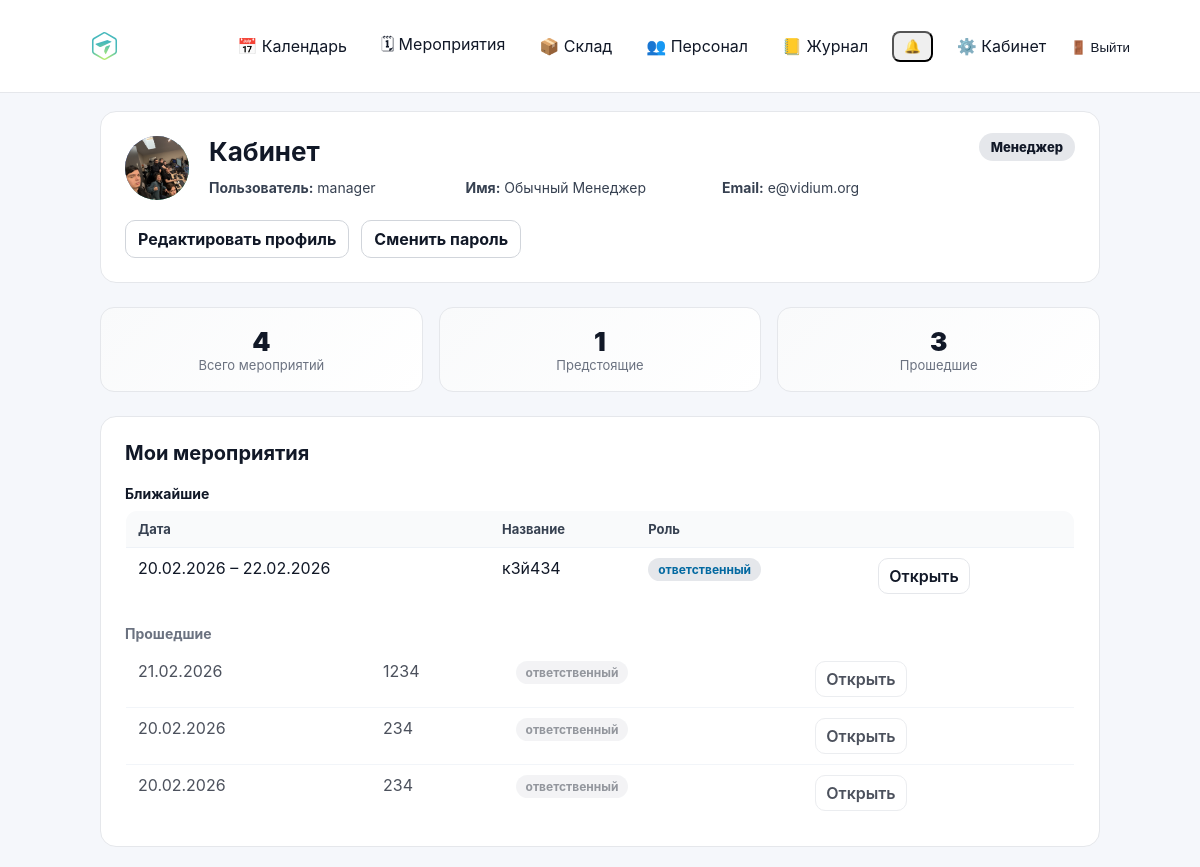
Page /cabinet/ (signed in) on the committed database.
### accounts/models.py (models this page shows, shortened)
class Profile(models.Model):
    class Gender(models.TextChoices):
        MALE = "male", "Мужской"
        FEMALE = "female", "Женский"
        OTHER = "other", "Другое"
    class YesNoMaybe(models.TextChoices):
        YES = "yes", "Да"
        NO = "no", "Нет"
        LIMITED = "limited", "Ограниченно"
    class Citizenship(models.TextChoices):
        RU = "RU", "РФ"
        OTHER = "OTHER", "Другое"
    class FSOStatus(models.TextChoices):
        YES = "yes", "Да"
        NO = "no", "Нет"
        IN_PROGRESS = "in_progress", "В процессе"
        NA = "na", "Не требуется/не знаю"
    class Education(models.TextChoices):
        HIGHER_FULL = "higher_full", "Высшее-полное"
        HIGHER = "higher", "Высшее"
        SECONDARY = "secondary", "Среднее"
        OTHER = "other", "Другое"
    user = models.OneToOneField(settings.AUTH_USER_MODEL, on_delete=models.CASCADE, related_name="profile")
    last_name_lat = models.CharField("Фамилия латиницей", max_length=150, blank=True, default="")
    first_name_lat = models.CharField("Имя латиницей", max_length=150, blank=True, default="")
    patronymic_lat = models.CharField("Отчество латиницей", max_length=150, blank=True, default="")
    gender = models.CharField("Пол", max_length=20, choices=Gender.choices, blank=True, default="")
    citizenship = models.CharField(
        "Гражданство", max_length=20, choices=Citizenship.choices, blank=True, default=Citizenship.RU
    )
    telegram = models.CharField("Телеграм", max_length=150, blank=True, default="")
    qualification = models.CharField("Квалификация, навыки", max_length=255, blank=True, default="")
    travel_ready = models.CharField(
        "Готовность к командировкам", max_length=20, choices=YesNoMaybe.choices, blank=True, default=""
    )
    quarantine_ready = models.CharField(
        "Готовность к карантину", max_length=20, choices=YesNoMaybe.choices, blank=True, default=""
    )
    restrictions_companies = models.CharField(
        "Ограничения по работе с компаниями", max_length=255, blank=True, default="Нет"
    )
    restrictions_topics = models.CharField(
        "Ограничения на участие в проектах с определённой тематикой", max_length=255, blank=True, default="Нет"
    )
    restrictions_schedule = models.CharField(
        "Ограничения по графику работы", max_length=255, blank=True, default="Нет"
    )
    fso_status = models.CharField(
        "Прохождение ФСО", max_length=30, choices=FSOStatus.choices, blank=True, default=""
    )
    own_equipment = models.CharField("Наличие собственного оборудования", max_length=255, blank=True, default="Нет")
    education = models.CharField("Образование", max_length=30, choices=Education.choices, blank=True, default="")
    additional_skills = models.TextField("Дополнительные навыки", blank=True, default="")
    resume = models.FileField("Резюме", upload_to="staff/resumes/", blank=True, null=True)
    photo = models.ImageField("Фото", upload_to="staff/photos/", blank=True, null=True)
    created_at = models.DateTimeField(auto_now_add=True)
    updated_at = models.DateTimeField(auto_now=True)

class User(AbstractUser):
    phone = models.CharField("Телефон", max_length=30, blank=True, default="")
    patronymic = models.CharField("Отчество", max_length=150, blank=True, default="")
    class Meta(AbstractUser.Meta):
        permissions = [
            ("manage_staff", "Can manage staff (users/roles)"),
        ]
    def get_full_name(self) -> str:
        parts = [self.last_name, self.first_name, self.patronymic]
        return " ".join([p.strip() for p in parts if p and p.strip()]).strip() or self.username

### events/models.py (models this page shows, shortened)
class Event(models.Model):
    class Meta:
        permissions = [
            ("edit_event_card", "Can edit event card (dates/status/etc)"),
            ("edit_event_equipment", "Can edit event equipment (own/rented)"),
        ]
    STATUS_DRAFT = "draft"
    STATUS_CONFIRMED = "confirmed"
    STATUS_IN_PROGRESS = "in_progress"
    STATUS_CLOSED = "closed"
    STATUS_PROBLEM = "problem"
    STATUS_CHOICES = (
        (STATUS_DRAFT, "Черновик"),
        (STATUS_CONFIRMED, "Подтвержден"),
        (STATUS_IN_PROGRESS, "В работе"),
        (STATUS_CLOSED, "Закрыто"),
        (STATUS_PROBLEM, "Проблема"),
    )
    STATUS_ACTIVE = (
        STATUS_DRAFT,
        STATUS_CONFIRMED,
        STATUS_IN_PROGRESS,
    )
    STATUS_TRANSITIONS: dict[str, tuple[str, ...]] = {
        STATUS_DRAFT: (STATUS_CONFIRMED,),
        STATUS_CONFIRMED: (STATUS_DRAFT,),
        STATUS_IN_PROGRESS: (),
        STATUS_CLOSED: (),
        STATUS_PROBLEM: (),
    }
    name = models.CharField(max_length=200)
    start_date = models.DateField()
    end_date = models.DateField(blank=True, null=True)
    client = models.CharField(max_length=200, blank=True)
    location = models.CharField(max_length=200, blank=True)
    responsible = models.ForeignKey(
        User,
        on_delete=models.SET_NULL,
        null=True,
        related_name="events",
    )
    s_engineer = models.ForeignKey(
        User,
        on_delete=models.SET_NULL,
        null=True,
        blank=True,
        related_name="senior_events",
    )
    engineers = models.ManyToManyField(
        User,
        blank=True,
        related_name="engineer_events",
    )
    notes = models.TextField(blank=True, default="")
    is_deleted = models.BooleanField(default=False)
    deleted_at = models.DateTimeField(null=True, blank=True)
    status = models.CharField(
        max_length=20,
        choices=STATUS_CHOICES,
        default=STATUS_DRAFT,
    )
    created_at = models.DateTimeField(auto_now_add=True)

### cabinet/views.py (the view)
# urls.py: path("", views.dashboard, name="dashboard"),
@login_required
def dashboard(request):
    user = request.user
    today = date.today()
    profile, _ = Profile.objects.get_or_create(user=user)
    q = Q(responsible=user)
    if hasattr(Event, "s_engineer"):
        q = q | Q(s_engineer=user)
    if hasattr(Event, "engineers"):
        q = q | Q(engineers=user)
    qs = (
        Event.objects
        .filter(q)
        .distinct()
        .order_by("start_date", "id")
    )
    if hasattr(Event, "s_engineer"):
        qs = qs.select_related("responsible", "s_engineer")
    else:
        qs = qs.select_related("responsible")
    if hasattr(Event, "engineers"):
        qs = qs.prefetch_related("engineers")
    upcoming = []
    past = []
    for ev in qs:
        end = ev.end_date or ev.start_date
        role_name, role_slug = _event_user_role(ev, user)
        item = {
            "event": ev,
            "date_display": _format_date_range(ev.start_date, ev.end_date),
            "role_name": role_name,
            "role_slug": role_slug,
        }
        if end >= today:
            upcoming.append(item)
        else:
            past.append(item)
    upcoming.sort(key=lambda x: (x["event"].start_date, x["event"].id))
    past.sort(key=lambda x: (x["event"].start_date, x["event"].id), reverse=True)
    stats = {
        "total": len(upcoming) + len(past),
        "upcoming": len(upcoming),
        "past": len(past),
    }
    role_name, role_slug = _get_primary_role(user)
    return render(request, "cabinet/dashboard.html", {
        "role_name": role_name,
        "role_slug": role_slug,
        "stats": stats,
        "upcoming_events": upcoming,
        "past_events": past,
        "profile": profile,
    })

### cabinet/templates/cabinet/dashboard.html (shortened to what this page needs)
{% extends "base.html" %}
{% load static %}
{% block content %}
<div class="cabinet-page">
    <div class="cabinet-card cabinet-profile">
        <div class="cabinet-profile-header">
            <div class="cabinet-avatar" style="overflow:hidden;">
                {% if profile.photo %}
                    <img
                        src="{{ profile.photo.url }}"
                        alt="Фото профиля"
                        style="width:100%; height:100%; object-fit:cover; display:block;"
                    >
                {% else %}
                    {{ user.first_name|default:user.username|slice:":1"|upper }}
                {% endif %}
            </div>
            <div class="cabinet-profile-info">
                <h1 class="cabinet-title">Кабинет</h1>
                <div class="cabinet-user-meta">
                    <div><strong>Пользователь:</strong> {{ user.username }}</div>
                    <div><strong>Имя:</strong> {{ user.get_full_name|default:"—" }}</div>
                    <div><strong>Email:</strong> {{ user.email|default:"—" }}</div>
                </div>
            </div>
            <div class="cabinet-role">
                <span class="role-badge role-{{ role_slug }}">
                    {{ role_name }}
                </span>
            </div>
        </div>
        <div class="cabinet-actions">
            <a href="{% url 'cabinet:profile_edit' %}" class="btn">
                Редактировать профиль
            </a>
            <a href="{% url 'cabinet:password_change' %}" class="btn">
                Сменить пароль
            </a>
        </div>
    </div>
    <div class="cabinet-stats">
        <div class="stat-card">
            <div class="stat-value">{{ stats.total }}</div>
            <div class="stat-label">Всего мероприятий</div>
        </div>
        <div class="stat-card">
            <div class="stat-value">{{ stats.upcoming }}</div>
            <div class="stat-label">Предстоящие</div>
        </div>
        <div class="stat-card">
            <div class="stat-value">{{ stats.past }}</div>
            <div class="stat-label">Прошедшие</div>
        </div>
    </div>
    <div class="cabinet-card">
        <h2 class="cabinet-section-title">Мои мероприятия</h2>
        {% if upcoming_events %}
        <div class="cabinet-subtitle">Ближайшие</div>
        <table class="list-table">
            <thead>
                <tr>
                    <th>Дата</th>
                    <th>Название</th>
                    <th>Роль</th>
                    <th></th>
                </tr>
            </thead>
            <tbody>
                {% for item in upcoming_events %}
                <tr>
                    <td>{{ item.date_display }}</td>
                    <td>{{ item.event.name }}</td>
                    <td>
                        <span class="role-pill role-{{ item.role_slug }}">
                            {{ item.role_name }}
                        </span>
                    </td>
                    <td>
                        <a href="{% url 'event_detail' item.event.id %}" class="btn btn-secondary">
                            Открыть
                        </a>
                    </td>
                </tr>
                {% endfor %}
            </tbody>
        </table>
        {% endif %}
        {% if past_events %}
        <div class="cabinet-subtitle cabinet-subtitle-muted">Прошедшие</div>
        <table class="list-table list-table-muted">
            <tbody>
                {% for item in past_events %}
                <tr>
                    <td>{{ item.date_display }}</td>
                    <td>{{ item.event.name }}</td>
                    <td>
                        <span class="role-pill role-muted">
                            {{ item.role_name }}
                        </span>
                    </td>
                    <td>
                        <a href="{% url 'event_detail' item.event.id %}" class="btn btn-secondary">
                            Открыть
                        </a>
                    </td>
                </tr>
                {% endfor %}
            </tbody>
        </table>
        {% endif %}
    </div>
</div>
{% endblock %}

### rows in the picture
Profile: photo (picture)
User: username "manager", get_full_name "Обычный Менеджер", email "e@vidium.org"
Event: date_display "20.02.2026 – 22.02.2026", event.name "к3й434", role_name "ответственный"
Event: date_display "21.02.2026", event.name "1234", role_name "ответственный"
Event: date_display "20.02.2026", event.name "234", role_name "ответственный"
Event: date_display "20.02.2026", event.name "234", role_name "ответственный"

### other values in the picture
{{ role_name }} "Менеджер"
{{ stats.total }} "4"
{{ stats.upcoming }} "1"
{{ stats.past }} "3"
